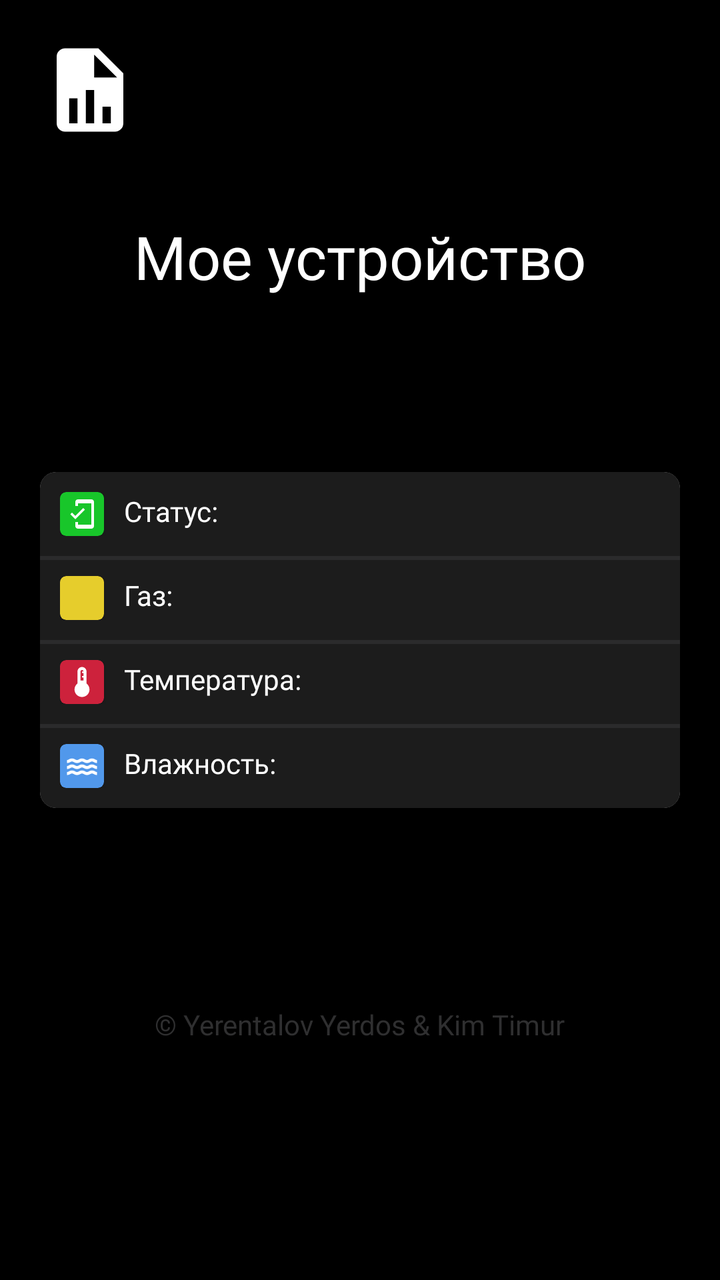
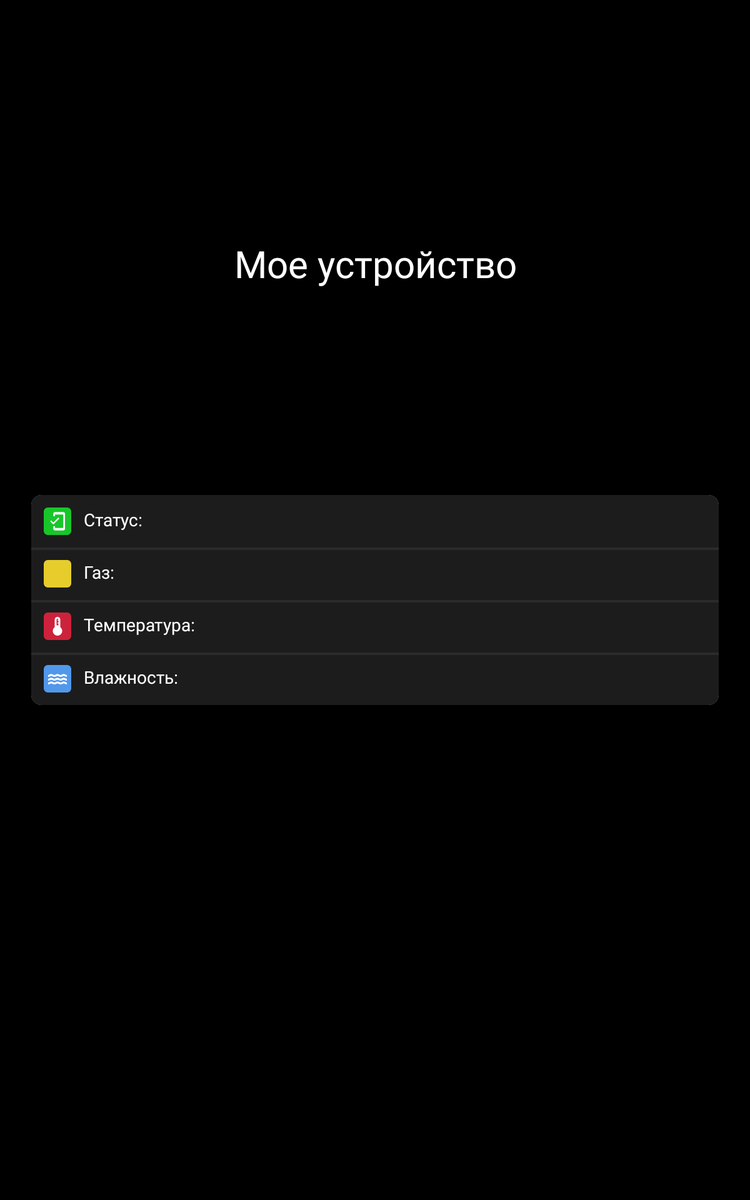

An Android layout and its configuration variant, each rendered on a device that would load it. The default file and the variant file are quoted in full after the pictures.
<!-- AndroidManifest.xml: application theme Theme.SensorApp -->
<!-- res/layout/activity_main.xml -->
<?xml version="1.0" encoding="utf-8"?>
<androidx.constraintlayout.widget.ConstraintLayout xmlns:android="http://schemas.android.com/apk/res/android"
    xmlns:app="http://schemas.android.com/apk/res-auto"
    xmlns:tools="http://schemas.android.com/tools"
    android:layout_width="match_parent"
    android:layout_height="match_parent"
    android:background="@color/black"
    android:padding="20dp"
    tools:context=".MainActivity">

    <ImageButton
        android:id="@+id/report_button"
        android:layout_width="wrap_content"
        android:layout_height="wrap_content"
        android:background="@color/black"
        android:src="@drawable/ic_reports"
        app:layout_constraintStart_toStartOf="parent"
        app:layout_constraintTop_toTopOf="parent"
        android:contentDescription="report" />

    <TextView
        android:id="@+id/device"
        android:layout_width="0dp"
        android:layout_height="wrap_content"
        android:layout_marginStart="25dp"
        android:layout_marginEnd="25dp"
        android:fontFamily="@font/sf_pro_display_bold"
        android:text="Мое устройство"
        android:textAlignment="center"
        android:textColor="@color/white"
        android:textSize="30sp"
        app:layout_constraintBottom_toTopOf="@+id/cardView"
        app:layout_constraintEnd_toEndOf="parent"
        app:layout_constraintStart_toStartOf="parent"
        app:layout_constraintTop_toTopOf="parent"
        tools:ignore="MissingConstraints" />

    <androidx.cardview.widget.CardView
        android:id="@+id/cardView"
        android:layout_width="match_parent"
        android:layout_height="wrap_content"
        app:cardCornerRadius="8dp"
        app:layout_constraintBottom_toBottomOf="parent"
        app:layout_constraintEnd_toEndOf="parent"
        app:layout_constraintStart_toStartOf="parent"
        app:layout_constraintTop_toTopOf="parent">

        <LinearLayout
            android:layout_width="match_parent"
            android:layout_height="wrap_content"
            android:background="@color/background_card"
            android:orientation="vertical">

            <LinearLayout
                android:layout_width="match_parent"
                android:layout_height="wrap_content"
                android:padding="10dp">

                <androidx.cardview.widget.CardView
                    android:layout_width="22dp"
                    android:layout_height="22dp"
                    app:cardBackgroundColor="@color/background_status"
                    app:cardCornerRadius="3dp">

                    <ImageView
                        android:layout_width="18dp"
                        android:layout_height="16dp"
                        android:layout_gravity="center"
                        android:src="@drawable/ic_baseline_mobile_friendly_24" />
                </androidx.cardview.widget.CardView>

                <TextView
                    android:id="@+id/status"
                    android:layout_width="match_parent"
                    android:layout_height="wrap_content"
                    android:layout_marginStart="10dp"
                    android:fontFamily="@font/sf_pro_display_light"
                    android:text="Статус: "
                    android:textColor="@color/white"
                    android:textSize="14sp" />
            </LinearLayout>

            <LinearLayout
                android:layout_width="match_parent"
                android:layout_height="wrap_content"
                android:background="@drawable/border"
                android:padding="10dp">

                <androidx.cardview.widget.CardView
                    android:layout_width="22dp"
                    android:layout_height="22dp"
                    app:cardBackgroundColor="@color/background_gas"
                    app:cardCornerRadius="3dp">

                    <ImageView
                        android:layout_width="16dp"
                        android:layout_height="20dp"
                        android:layout_gravity="center"
                        android:src="@drawable/ic_baseline_cloud_queue_24" />
                </androidx.cardview.widget.CardView>

                <TextView
                    android:id="@+id/gas"
                    android:layout_width="match_parent"
                    android:layout_height="wrap_content"
                    android:layout_marginStart="10dp"
                    android:fontFamily="@font/sf_pro_display_light"
                    android:text="Газ: "
                    android:textColor="@color/white"
                    android:textSize="14sp">

                </TextView>
            </LinearLayout>

            <LinearLayout
                android:layout_width="match_parent"
                android:layout_height="wrap_content"
                android:background="@drawable/border"
                android:padding="10dp">

                <androidx.cardview.widget.CardView
                    android:layout_width="22dp"
                    android:layout_height="22dp"
                    app:cardBackgroundColor="@color/background_temp"
                    app:cardCornerRadius="3dp">

                    <ImageView
                        android:layout_width="match_parent"
                        android:layout_height="18dp"
                        android:layout_gravity="center"
                        android:src="@drawable/ic_baseline_device_thermostat_24" />
                </androidx.cardview.widget.CardView>

                <TextView
                    android:id="@+id/temp"
                    android:layout_width="match_parent"
                    android:layout_height="wrap_content"
                    android:layout_marginStart="10dp"
                    android:fontFamily="@font/sf_pro_display_light"
                    android:text="Температура: "
                    android:textColor="@color/white"
                    android:textSize="14sp" />
            </LinearLayout>

            <LinearLayout
                android:layout_width="match_parent"
                android:layout_height="wrap_content"
                android:background="@drawable/border"
                android:padding="10dp">

                <androidx.cardview.widget.CardView
                    android:layout_width="22dp"
                    android:layout_height="22dp"
                    app:cardBackgroundColor="@color/background_damp"
                    app:cardCornerRadius="3dp">

                    <ImageView
                        android:layout_width="18dp"
                        android:layout_height="20dp"
                        android:layout_gravity="center"
                        android:src="@drawable/ic_baseline_water_24" />
                </androidx.cardview.widget.CardView>

                <TextView
                    android:id="@+id/damp"
                    android:layout_width="match_parent"
                    android:layout_height="wrap_content"
                    android:layout_marginStart="10dp"
                    android:fontFamily="@font/sf_pro_display_light"
                    android:text="Влажность: "
                    android:textColor="@color/white"
                    android:textSize="14sp" />
            </LinearLayout>
        </LinearLayout>
    </androidx.cardview.widget.CardView>

    <TextView
        android:layout_width="wrap_content"
        android:layout_height="wrap_content"
        android:fontFamily="@font/sf_pro_display_medium"
        android:text="© Yerentalov Yerdos &amp; Kim Timur"
        android:textColor="@color/grey"
        android:textSize="14sp"
        app:layout_constraintBottom_toBottomOf="parent"
        app:layout_constraintEnd_toEndOf="parent"
        app:layout_constraintStart_toStartOf="parent"
        app:layout_constraintTop_toBottomOf="@+id/cardView" />

</androidx.constraintlayout.widget.ConstraintLayout>
<!-- resources referenced by this layout -->
<resources>
  <color name="background_card">#1C1C1C</color>
  <color name="background_damp">#5198EB</color>
  <color name="background_gas">#E6CD2C</color>
  <color name="background_status">#18C62A</color>
  <color name="background_temp">#CD223C</color>
  <color name="black">#000000</color>
  <color name="grey">#2F2F30</color>
  <color name="white">#FFFFFFFF</color>
  <!-- drawable border (drawable) -->
  <?xml version="1.0" encoding="utf-8"?>
  <layer-list xmlns:android="http://schemas.android.com/apk/res/android">
      <item android:height="2dp">
          <shape android:shape="rectangle">
              <solid android:color="@color/border" />
          </shape>
      </item>
  </layer-list>
  <!-- drawable ic_baseline_device_thermostat_24 (drawable) -->
  <vector android:height="30dp" android:tint="#FFFFFF"
      android:viewportHeight="24" android:viewportWidth="24"
      android:width="30dp" xmlns:android="http://schemas.android.com/apk/res/android">
      <path android:fillColor="@android:color/white" android:pathData="M15,13L15,5c0,-1.66 -1.34,-3 -3,-3S9,3.34 9,5v8c-1.21,0.91 -2,2.37 -2,4 0,2.76 2.24,5 5,5s5,-2.24 5,-5c0,-1.63 -0.79,-3.09 -2,-4zM11,5c0,-0.55 0.45,-1 1,-1s1,0.45 1,1h-1v1h1v2h-1v1h1v2h-2L11,5z"/>
  </vector>
  <!-- drawable ic_baseline_mobile_friendly_24 (drawable) -->
  <vector android:height="30dp" android:tint="#FFFFFF"
      android:viewportHeight="24" android:viewportWidth="24"
      android:width="30dp" xmlns:android="http://schemas.android.com/apk/res/android">
      <path android:fillColor="@android:color/white" android:pathData="M19,1H9c-1.1,0 -2,0.9 -2,2v3h2V4h10v16H9v-2H7v3c0,1.1 0.9,2 2,2h10c1.1,0 2,-0.9 2,-2V3c0,-1.1 -0.9,-2 -2,-2zM7.01,13.47l-2.55,-2.55 -1.27,1.27L7,16l7.19,-7.19 -1.27,-1.27z"/>
  </vector>
  <!-- drawable ic_reports (drawable) -->
  <vector android:height="50dp" android:tint="#FFFFFF"
      android:viewportHeight="24" android:viewportWidth="24"
      android:width="50dp" xmlns:android="http://schemas.android.com/apk/res/android">
      <path android:fillColor="@android:color/white" android:pathData="M13,9H18.5L13,3.5V9M6,2H14L20,8V20A2,2 0 0,1 18,22H6C4.89,22 4,21.1 4,20V4C4,2.89 4.89,2 6,2M7,20H9V14H7V20M11,20H13V12H11V20M15,20H17V16H15V20Z"/>
  </vector>
  <style name="Theme.SensorApp" parent="Theme.MaterialComponents.DayNight.NoActionBar">
          
          <item name="colorPrimary">@color/black</item>
          <item name="colorPrimaryVariant">@color/black</item>
          <item name="colorOnPrimary">@color/white</item>
          
          <item name="colorSecondary">@color/teal_200</item>
          <item name="colorSecondaryVariant">@color/teal_700</item>
          <item name="colorOnSecondary">@color/black</item>
          
          <item name="android:statusBarColor">?attr/colorPrimaryVariant</item>
          
      </style>
  <color name="border">#2B2B2C</color>
  <color name="teal_200">#FF03DAC5</color>
  <color name="teal_700">#FF018786</color>
</resources>
<!-- res/layout-sw600dp/activity_main.xml (the repository's variant of the layout above) -->
<!-- drawn on a 7-inch tablet held upright -->
<?xml version="1.0" encoding="utf-8"?>
<androidx.constraintlayout.widget.ConstraintLayout xmlns:android="http://schemas.android.com/apk/res/android"
    xmlns:app="http://schemas.android.com/apk/res-auto"
    xmlns:tools="http://schemas.android.com/tools"
    android:layout_width="match_parent"
    android:layout_height="match_parent"
    android:background="@color/black"
    android:padding="25dp"
    tools:context=".MainActivity">

    <TextView
        android:id="@+id/device"
        android:layout_width="match_parent"
        android:layout_height="wrap_content"
        android:fontFamily="@font/sf_pro_display_bold"
        android:text="Мое устройство"
        android:textAlignment="center"
        android:textColor="@color/white"
        android:textSize="30sp"
        app:layout_constraintBottom_toTopOf="@+id/cardView"
        app:layout_constraintTop_toTopOf="parent"
        tools:ignore="MissingConstraints"
        tools:layout_editor_absoluteX="25dp" />

    <androidx.cardview.widget.CardView
        android:id="@+id/cardView"
        android:layout_width="match_parent"
        android:layout_height="wrap_content"
        app:cardCornerRadius="8dp"
        app:layout_constraintBottom_toBottomOf="parent"
        app:layout_constraintEnd_toEndOf="parent"
        app:layout_constraintStart_toStartOf="parent"
        app:layout_constraintTop_toTopOf="parent">

        <LinearLayout
            android:layout_width="match_parent"
            android:layout_height="wrap_content"
            android:background="@color/background_card"
            android:orientation="vertical">

            <LinearLayout
                android:layout_width="match_parent"
                android:layout_height="wrap_content"
                android:padding="10dp">

                <androidx.cardview.widget.CardView
                    android:layout_width="22dp"
                    android:layout_height="22dp"
                    app:cardBackgroundColor="@color/background_status"
                    app:cardCornerRadius="3dp">

                    <ImageView
                        android:layout_width="18dp"
                        android:layout_height="16dp"
                        android:layout_gravity="center"
                        android:src="@drawable/ic_baseline_mobile_friendly_24" />
                </androidx.cardview.widget.CardView>

                <TextView
                    android:id="@+id/status"
                    android:layout_width="match_parent"
                    android:layout_height="wrap_content"
                    android:layout_marginStart="10dp"
                    android:fontFamily="@font/sf_pro_display_light"
                    android:text="Статус: "
                    android:textColor="@color/white"
                    android:textSize="14sp" />
            </LinearLayout>

            <LinearLayout
                android:layout_width="match_parent"
                android:layout_height="wrap_content"
                android:background="@drawable/border"
                android:padding="10dp">

                <androidx.cardview.widget.CardView
                    android:layout_width="22dp"
                    android:layout_height="22dp"
                    app:cardBackgroundColor="@color/background_gas"
                    app:cardCornerRadius="3dp">

                    <ImageView
                        android:layout_width="16dp"
                        android:layout_height="20dp"
                        android:layout_gravity="center"
                        android:src="@drawable/ic_baseline_cloud_queue_24" />
                </androidx.cardview.widget.CardView>

                <TextView
                    android:id="@+id/gas"
                    android:layout_width="match_parent"
                    android:layout_height="wrap_content"
                    android:layout_marginStart="10dp"
                    android:fontFamily="@font/sf_pro_display_light"
                    android:text="Газ: "
                    android:textColor="@color/white"
                    android:textSize="14sp">

                </TextView>
            </LinearLayout>

            <LinearLayout
                android:layout_width="match_parent"
                android:layout_height="wrap_content"
                android:background="@drawable/border"
                android:padding="10dp">

                <androidx.cardview.widget.CardView
                    android:layout_width="22dp"
                    android:layout_height="22dp"
                    app:cardBackgroundColor="@color/background_temp"
                    app:cardCornerRadius="3dp">

                    <ImageView
                        android:layout_width="match_parent"
                        android:layout_height="18dp"
                        android:layout_gravity="center"
                        android:src="@drawable/ic_baseline_device_thermostat_24" />
                </androidx.cardview.widget.CardView>

                <TextView
                    android:id="@+id/temp"
                    android:layout_width="match_parent"
                    android:layout_height="wrap_content"
                    android:layout_marginStart="10dp"
                    android:fontFamily="@font/sf_pro_display_light"
                    android:text="Температура: "
                    android:textColor="@color/white"
                    android:textSize="14sp" />
            </LinearLayout>

            <LinearLayout
                android:layout_width="match_parent"
                android:layout_height="wrap_content"
                android:background="@drawable/border"
                android:padding="10dp">

                <androidx.cardview.widget.CardView
                    android:layout_width="22dp"
                    android:layout_height="22dp"
                    app:cardBackgroundColor="@color/background_damp"
                    app:cardCornerRadius="3dp">

                    <ImageView
                        android:layout_width="18dp"
                        android:layout_height="20dp"
                        android:layout_gravity="center"
                        android:src="@drawable/ic_baseline_water_24" />
                </androidx.cardview.widget.CardView>

                <TextView
                    android:id="@+id/damp"
                    android:layout_width="match_parent"
                    android:layout_height="wrap_content"
                    android:layout_marginStart="10dp"
                    android:fontFamily="@font/sf_pro_display_light"
                    android:text="Влажность: "
                    android:textColor="@color/white"
                    android:textSize="14sp" />
            </LinearLayout>
        </LinearLayout>
    </androidx.cardview.widget.CardView>
</androidx.constraintlayout.widget.ConstraintLayout>
<!-- resources referenced by the variant -->
<!-- as a 7-inch tablet held upright resolves them -->
<resources>
  <color name="background_card">#1C1C1C</color>
  <color name="background_damp">#5198EB</color>
  <color name="background_gas">#E6CD2C</color>
  <color name="background_status">#18C62A</color>
  <color name="background_temp">#CD223C</color>
  <color name="black">#000000</color>
  <color name="white">#FFFFFFFF</color>
  <!-- drawable border (drawable) -->
  <?xml version="1.0" encoding="utf-8"?>
  <layer-list xmlns:android="http://schemas.android.com/apk/res/android">
      <item android:height="2dp">
          <shape android:shape="rectangle">
              <solid android:color="@color/border" />
          </shape>
      </item>
  </layer-list>
  <!-- drawable ic_baseline_device_thermostat_24 (drawable) -->
  <vector android:height="30dp" android:tint="#FFFFFF"
      android:viewportHeight="24" android:viewportWidth="24"
      android:width="30dp" xmlns:android="http://schemas.android.com/apk/res/android">
      <path android:fillColor="@android:color/white" android:pathData="M15,13L15,5c0,-1.66 -1.34,-3 -3,-3S9,3.34 9,5v8c-1.21,0.91 -2,2.37 -2,4 0,2.76 2.24,5 5,5s5,-2.24 5,-5c0,-1.63 -0.79,-3.09 -2,-4zM11,5c0,-0.55 0.45,-1 1,-1s1,0.45 1,1h-1v1h1v2h-1v1h1v2h-2L11,5z"/>
  </vector>
  <!-- drawable ic_baseline_mobile_friendly_24 (drawable) -->
  <vector android:height="30dp" android:tint="#FFFFFF"
      android:viewportHeight="24" android:viewportWidth="24"
      android:width="30dp" xmlns:android="http://schemas.android.com/apk/res/android">
      <path android:fillColor="@android:color/white" android:pathData="M19,1H9c-1.1,0 -2,0.9 -2,2v3h2V4h10v16H9v-2H7v3c0,1.1 0.9,2 2,2h10c1.1,0 2,-0.9 2,-2V3c0,-1.1 -0.9,-2 -2,-2zM7.01,13.47l-2.55,-2.55 -1.27,1.27L7,16l7.19,-7.19 -1.27,-1.27z"/>
  </vector>
  <!-- drawable ic_baseline_water_24 (drawable) -->
  <vector android:height="30dp" android:tint="#FFFFFF"
      android:viewportHeight="24" android:viewportWidth="24"
      android:width="30dp" xmlns:android="http://schemas.android.com/apk/res/android">
      <path android:fillColor="@android:color/white" android:pathData="M21.98,14H22H21.98zM5.35,13c1.19,0 1.42,1 3.33,1c1.95,0 2.09,-1 3.33,-1c1.19,0 1.42,1 3.33,1c1.95,0 2.09,-1 3.33,-1c1.19,0 1.4,0.98 3.31,1v-2c-1.19,0 -1.42,-1 -3.33,-1c-1.95,0 -2.09,1 -3.33,1c-1.19,0 -1.42,-1 -3.33,-1c-1.95,0 -2.09,1 -3.33,1c-1.19,0 -1.42,-1 -3.33,-1C3.38,11 3.24,12 2,12v2C3.9,14 4.17,13 5.35,13zM18.67,15c-1.95,0 -2.09,1 -3.33,1c-1.19,0 -1.42,-1 -3.33,-1c-1.95,0 -2.1,1 -3.34,1c-1.24,0 -1.38,-1 -3.33,-1c-1.95,0 -2.1,1 -3.34,1v2c1.95,0 2.11,-1 3.34,-1c1.24,0 1.38,1 3.33,1c1.95,0 2.1,-1 3.34,-1c1.19,0 1.42,1 3.33,1c1.94,0 2.09,-1 3.33,-1c1.19,0 1.42,1 3.33,1v-2C20.76,16 20.62,15 18.67,15zM5.35,9c1.19,0 1.42,1 3.33,1c1.95,0 2.09,-1 3.33,-1c1.19,0 1.42,1 3.33,1c1.95,0 2.09,-1 3.33,-1c1.19,0 1.4,0.98 3.31,1V8c-1.19,0 -1.42,-1 -3.33,-1c-1.95,0 -2.09,1 -3.33,1c-1.19,0 -1.42,-1 -3.33,-1C10.04,7 9.9,8 8.66,8C7.47,8 7.24,7 5.33,7C3.38,7 3.24,8 2,8v2C3.9,10 4.17,9 5.35,9z"/>
  </vector>
  <style name="Theme.SensorApp" parent="Theme.MaterialComponents.DayNight.NoActionBar">
          
          <item name="colorPrimary">@color/black</item>
          <item name="colorPrimaryVariant">@color/black</item>
          <item name="colorOnPrimary">@color/white</item>
          
          <item name="colorSecondary">@color/teal_200</item>
          <item name="colorSecondaryVariant">@color/teal_700</item>
          <item name="colorOnSecondary">@color/black</item>
          
          <item name="android:statusBarColor">?attr/colorPrimaryVariant</item>
          
      </style>
  <color name="border">#2B2B2C</color>
  <color name="teal_200">#FF03DAC5</color>
  <color name="teal_700">#FF018786</color>
</resources>
